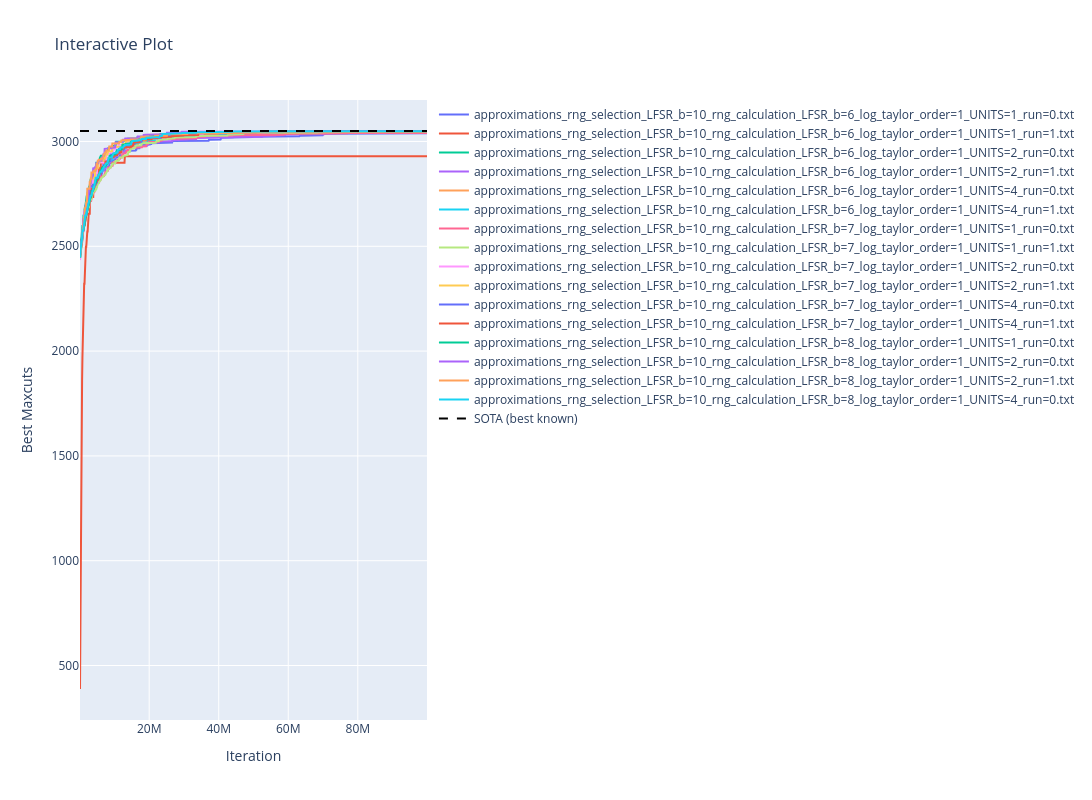

Notebook cell for this chart:
### Code cell
plot_group(prefixes=["unmodified","approximations"], dir=os.path.join(CONFIG.LOG_FOLDER, "unit_sweep"))

### Figure 1 — Plotly figure (JSON) as saved in the notebook; plotly's stock layout.template omitted (floating-point values rounded to 4 significant figures; data arrays with more than 128 entries replaced by an {"elided": "..."} marker saying what was removed)
{"data": [{"mode": "lines", "name": "approximations_rng_selection_LFSR_b=10_rng_calculation_LFSR_b=6_log_taylor_order=1_UNITS=1_run=0.txt", "type": "scatter", "x": {"elided": "999 int values"}, "y": {"elided": "999 int values"}}, {"mode": "lines", "name": "approximations_rng_selection_LFSR_b=10_rng_calculation_LFSR_b=6_log_taylor_order=1_UNITS=1_run=1.txt", "type": "scatter", "x": {"elided": "999 int values"}, "y": {"elided": "999 int values"}}, {"mode": "lines", "name": "approximations_rng_selection_LFSR_b=10_rng_calculation_LFSR_b=6_log_taylor_order=1_UNITS=2_run=0.txt", "type": "scatter", "x": {"elided": "999 int values"}, "y": {"elided": "999 int values"}}, {"mode": "lines", "name": "approximations_rng_selection_LFSR_b=10_rng_calculation_LFSR_b=6_log_taylor_order=1_UNITS=2_run=1.txt", "type": "scatter", "x": {"elided": "999 int values"}, "y": {"elided": "999 int values"}}, {"mode": "lines", "name": "approximations_rng_selection_LFSR_b=10_rng_calculation_LFSR_b=6_log_taylor_order=1_UNITS=4_run=0.txt", "type": "scatter", "x": {"elided": "999 int values"}, "y": {"elided": "999 int values"}}, {"mode": "lines", "name": "approximations_rng_selection_LFSR_b=10_rng_calculation_LFSR_b=6_log_taylor_order=1_UNITS=4_run=1.txt", "type": "scatter", "x": {"elided": "999 int values"}, "y": {"elided": "999 int values"}}, {"mode": "lines", "name": "approximations_rng_selection_LFSR_b=10_rng_calculation_LFSR_b=7_log_taylor_order=1_UNITS=1_run=0.txt", "type": "scatter", "x": {"elided": "999 int values"}, "y": {"elided": "999 int values"}}, {"mode": "lines", "name": "approximations_rng_selection_LFSR_b=10_rng_calculation_LFSR_b=7_log_taylor_order=1_UNITS=1_run=1.txt", "type": "scatter", "x": {"elided": "999 int values"}, "y": {"elided": "999 int values"}}, {"mode": "lines", "name": "approximations_rng_selection_LFSR_b=10_rng_calculation_LFSR_b=7_log_taylor_order=1_UNITS=2_run=0.txt", "type": "scatter", "x": {"elided": "999 int values"}, "y": {"elided": "999 int values"}}, {"mode": "lines", "name": "approximations_rng_selection_LFSR_b=10_rng_calculation_LFSR_b=7_log_taylor_order=1_UNITS=2_run=1.txt", "type": "scatter", "x": {"elided": "999 int values"}, "y": {"elided": "999 int values"}}, {"mode": "lines", "name": "approximations_rng_selection_LFSR_b=10_rng_calculation_LFSR_b=7_log_taylor_order=1_UNITS=4_run=0.txt", "type": "scatter", "x": {"elided": "999 int values"}, "y": {"elided": "999 int values"}}, {"mode": "lines", "name": "approximations_rng_selection_LFSR_b=10_rng_calculation_LFSR_b=7_log_taylor_order=1_UNITS=4_run=1.txt", "type": "scatter", "x": {"elided": "999 int values"}, "y": {"elided": "999 int values"}}, {"mode": "lines", "name": "approximations_rng_selection_LFSR_b=10_rng_calculation_LFSR_b=8_log_taylor_order=1_UNITS=1_run=0.txt", "type": "scatter", "x": {"elided": "999 int values"}, "y": {"elided": "999 int values"}}, {"mode": "lines", "name": "approximations_rng_selection_LFSR_b=10_rng_calculation_LFSR_b=8_log_taylor_order=1_UNITS=2_run=0.txt", "type": "scatter", "x": {"elided": "999 int values"}, "y": {"elided": "999 int values"}}, {"mode": "lines", "name": "approximations_rng_selection_LFSR_b=10_rng_calculation_LFSR_b=8_log_taylor_order=1_UNITS=2_run=1.txt", "type": "scatter", "x": {"elided": "999 int values"}, "y": {"elided": "999 int values"}}, {"mode": "lines", "name": "approximations_rng_selection_LFSR_b=10_rng_calculation_LFSR_b=8_log_taylor_order=1_UNITS=4_run=0.txt", "type": "scatter", "x": {"elided": "999 int values"}, "y": {"elided": "999 int values"}}, {"line": {"color": "black", "dash": "dash"}, "mode": "lines", "name": "SOTA (best known)", "type": "scatter", "x": [100000, 99900000], "y": [3050, 3050]}], "layout": {"height": 800, "title": {"text": "Interactive Plot"}, "width": 1600, "xaxis": {"anchor": "y", "domain": [0, 1], "title": {"text": "Iteration"}}, "yaxis": {"anchor": "x", "domain": [0, 1], "title": {"text": "Best Maxcuts"}}}}
